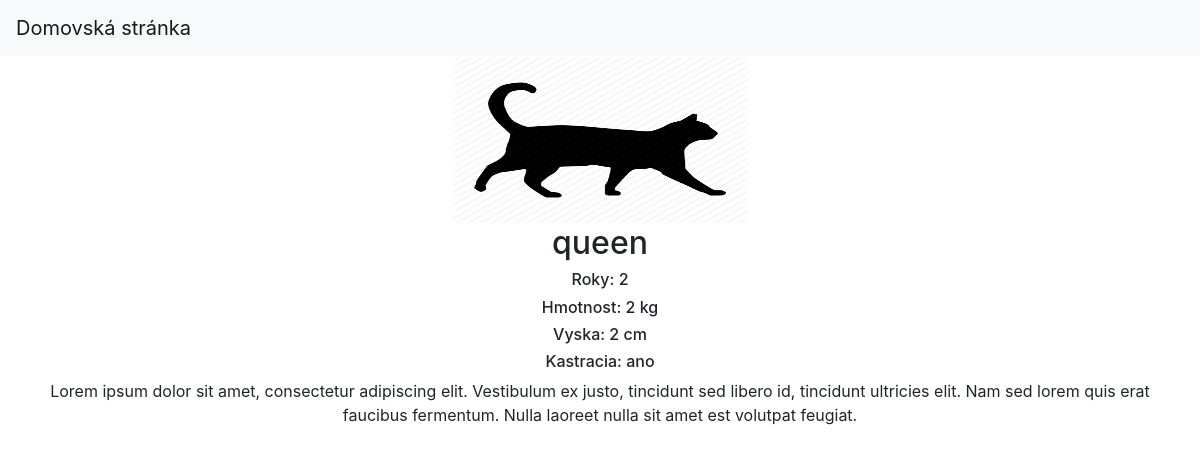
The app's page /macka/3 with its own data.
### macky/models.py (models this page shows, shortened)
class macka(models.Model):
    typ_rasy = models.ForeignKey(rasa, on_delete=models.CASCADE)
    meno = models.CharField(max_length=50)
    rok = models.IntegerField(default=0)
    hmotnost = models.IntegerField()
    vyska = models.IntegerField()
    kastracie = models.CharField(max_length=50)
    popis = models.TextField()
    image = models.ImageField(upload_to='images/', null=True, blank=True)

### macky/views.py (the view)
# urls.py: path('macka/<int:id>', Detail_Cats_View.as_view(), name='detail'),
class Detail_Cats_View(DetailView):
    model = macka
    template_name = 'macky/detail.html'
    context_object_name = 'cats'
    def get_object(self):
        id_ = self.kwargs.get("id")
        return get_object_or_404(macka, id=id_)

### macky/templates/macky/detail.html
{% extends 'macky/base.html' %}
{% load static %}
{% block content %}
<div class="container">
    <div class="row text-center perszske-container">
        <div class="col-lg-12">
            {% if cats.image %}
                <img src="{{cats.image.url}}" width="300" height="168">
            {% else %}
                <img src="{% static 'macky/pictures/icon_cat.png' %}" width="300" height="168">
            {% endif %}
            <h2>{{cats.meno}} </h2>
            <h6>Roky: {{cats.rok}}</h6>
            <h6>Hmotnost: {{cats.hmotnost}} kg</h6>
            <h6>Vyska: {{cats.vyska}} cm</h6>
            <h6>Kastracia: {{cats.kastracie}}</h6>
            <p>{{cats.popis}}</p>
        </div>
    </div>
</div>
{% endblock %}

### records on screen
macka: meno "queen", rok "2", hmotnost "2", vyska "2", kastracie "ano", popis "Lorem ipsum dolor sit amet, consectetur adipiscing elit. Vestibulum ex justo, tincidunt sed libero id, tincidunt ultricies elit. Nam sed lorem quis erat faucibus fermentum. Nulla laoreet nulla sit amet est volutpat feugiat."
